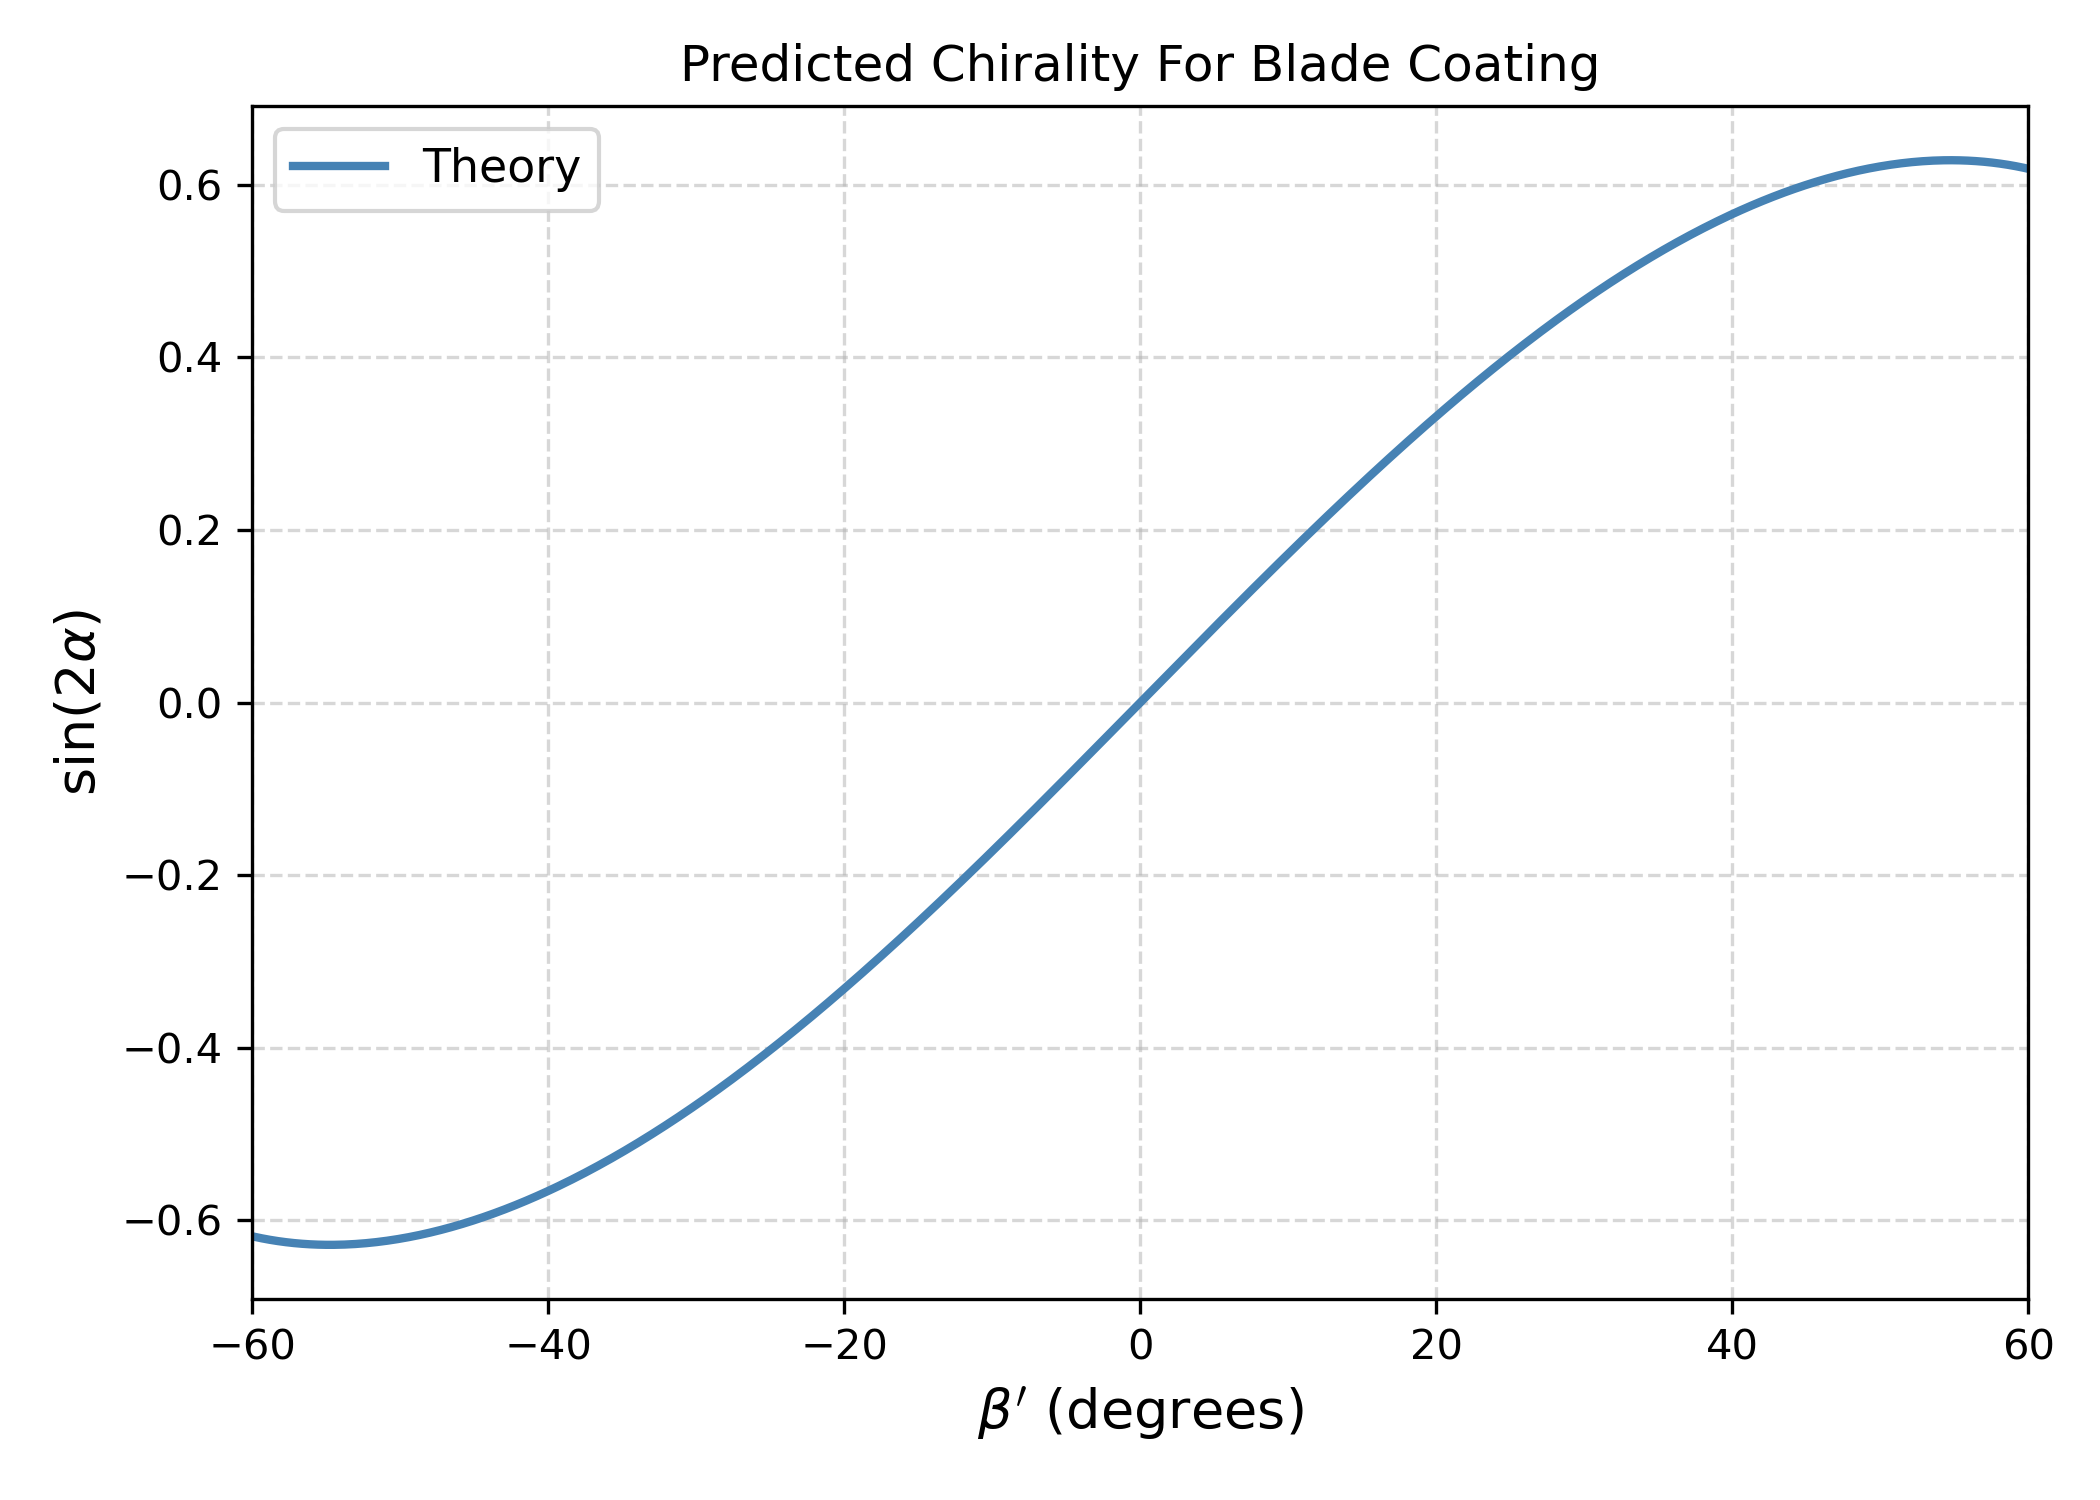

Recreate this plot in Python.
import numpy as np
import matplotlib.pyplot as plt

beta_theory = np.linspace(0.01, 89.99, 500)
b = np.deg2rad(beta_theory)
b_pr = np.pi/2 - b

psi_0 = b_pr 
psi_l = 0.5 * np.arccos(np.tanh(np.log(2) + np.arctanh(np.cos(2 * psi_0))))

alpha_theory = np.rad2deg(b_pr - psi_l)
beta_prime_theory = 90 - beta_theory

beta_prime_theory = np.concatenate((-beta_prime_theory, beta_prime_theory[::-1]))
alpha_theory = np.concatenate((-alpha_theory, alpha_theory[::-1]))

geo_chiral_theory = np.sin(2*np.deg2rad(alpha_theory))

fig, ax = plt.subplots(figsize=(7, 5))

ax.plot(beta_prime_theory, geo_chiral_theory, label='Theory', color='steelblue', linewidth=2)
plt.xlim((-60, 60))
ax.set_xlabel(r"$\beta'$ (degrees)", fontsize=13)
ax.set_ylabel(r'$\sin(2\alpha)$', fontsize=13)
ax.set_title('Predicted Chirality For Blade Coating', fontsize=12)
ax.legend(fontsize=11)
ax.grid(True, linestyle='--', alpha=0.5)
plt.tight_layout()
plt.savefig('4d.png', dpi=300)
